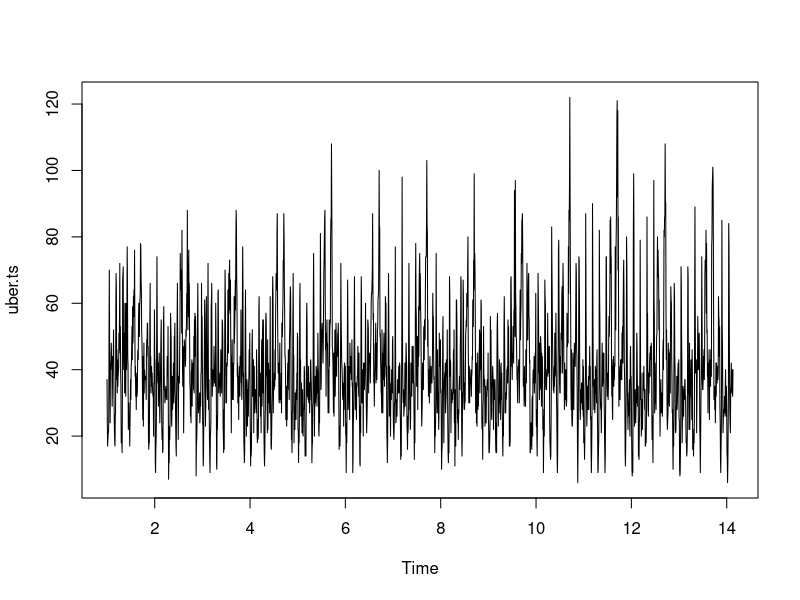
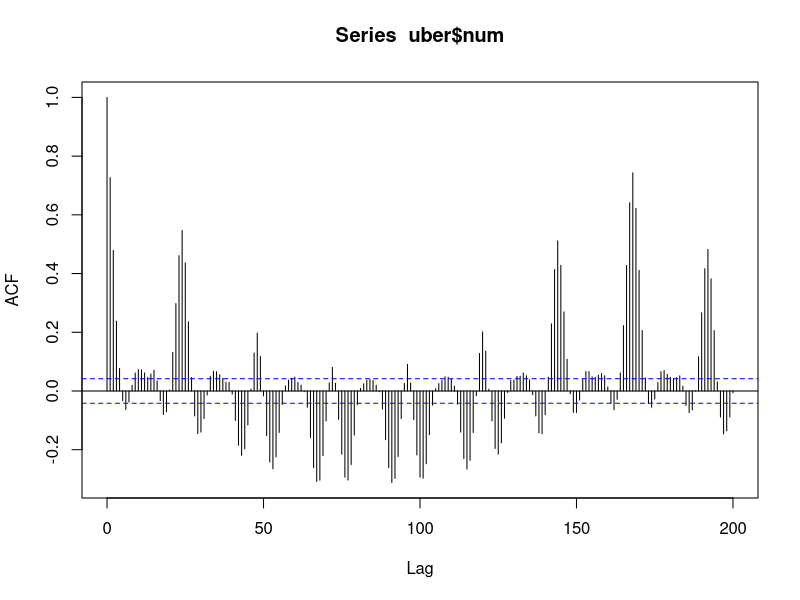
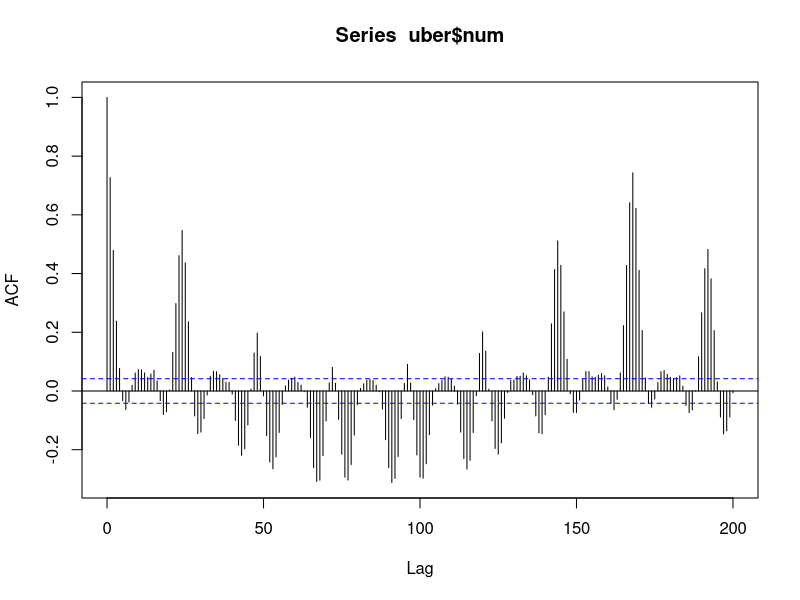
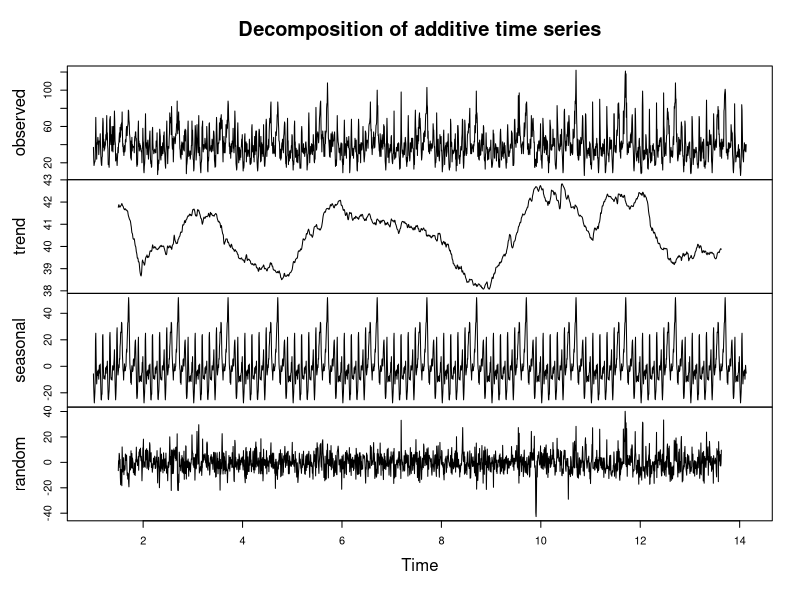
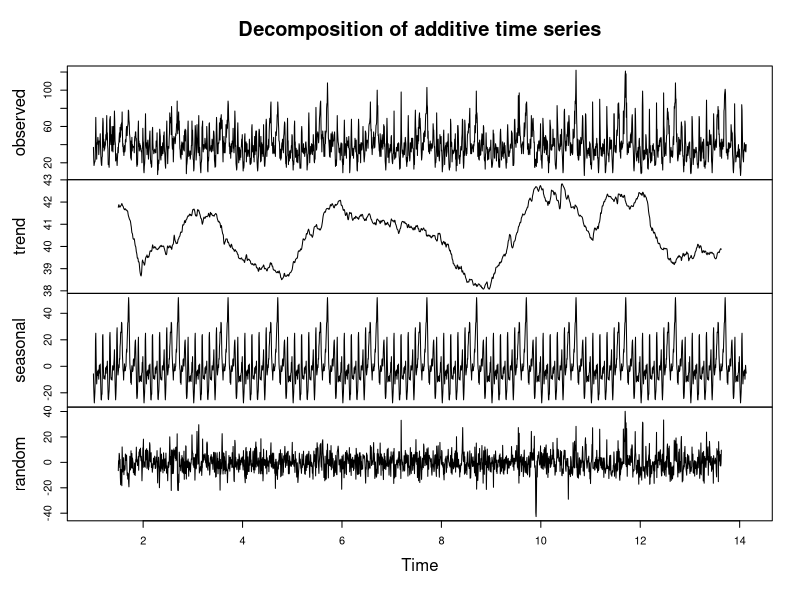
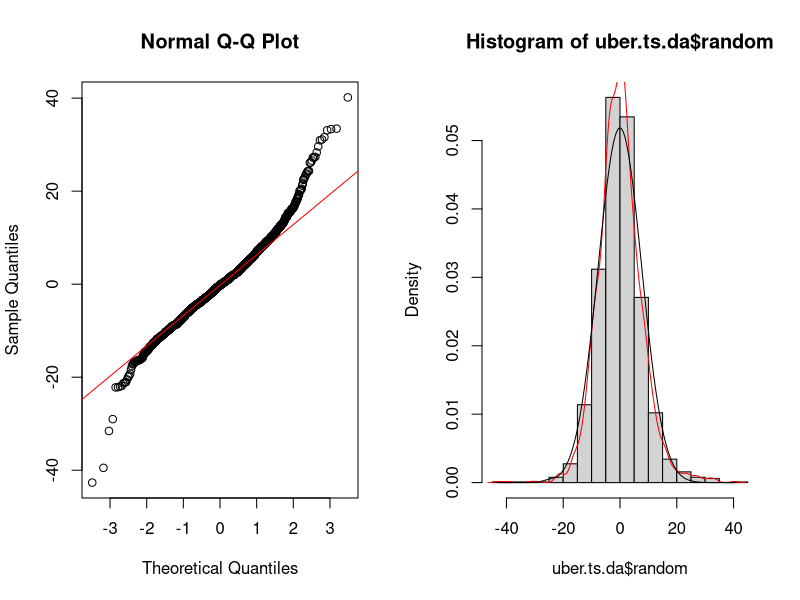
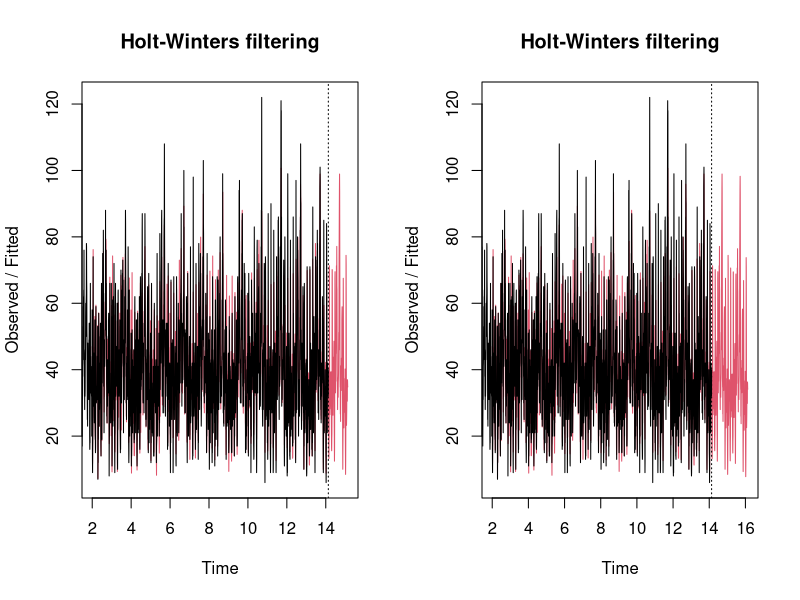
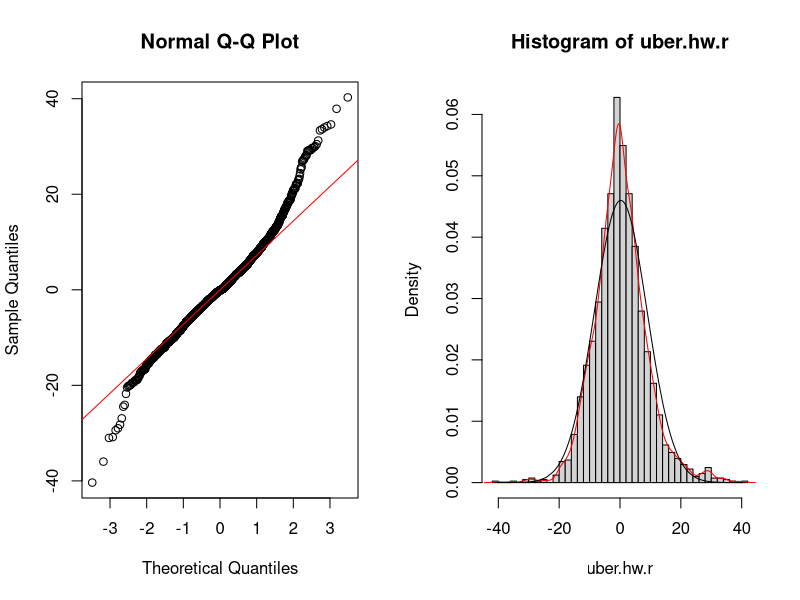

These charts were generated, in order, by the following R code:
uber = read.csv("tabella.csv");
uber.ts = ts(uber$num, frequency = 168);
plot(uber.ts);
plot(acf(uber$num, lag=200));


# modello additivo
uber.ts = ts(uber$num, frequency = 168);
uber.ts.da = decompose(uber.ts, type="additive");
plot(uber.ts.da);


# modello additivo
uber.ts = ts(uber$num, frequency = 168);
uber.ts.da = decompose(uber.ts, type="additive");
plot(uber.ts.da);

# QQPLOT
layout(t(1:2))
qqnorm(uber.ts.da$random);
qqline(uber.ts.da$random, col="red");

uber.ts.resid = uber.ts.da$random[85:2123];
 hist(uber.ts.da$random, 20, freq=F)
lines(density(uber.ts.resid), col="red")
lines(sort(uber.ts.resid), dnorm(sort(uber.ts.resid), mean(uber.ts.resid), sd(uber.ts.resid)))



#PREDICT
uber.hw = HoltWinters(uber.ts)
plot(uber.hw, predict(uber.hw, 168))
plot(uber.hw, predict(uber.hw, 336))


uber.hw.r = residuals(uber.hw);
layout(t(1:2))
qqnorm(uber.hw.r);
qqline(uber.hw.r, col="red");

 hist(uber.hw.r, 35, freq=F)
lines(density(uber.hw.r), col="red")
lines(sort(uber.hw.r), dnorm(sort(uber.hw.r), mean(uber.hw.r), sd(uber.hw.r)))


#VARIANZA SPIEGATA
1 - var(uber.hw.r)/var(window(uber.ts, start= c(13,1), end=c(13,168)))

wind = window(uber.ts, end=c(12,168))
train = window(uber.ts, end=c(12,168))
test = window(uber.ts, start=c(13,1), end=c(13,168))
train.hw = HoltWinters(train)
test.pred = predict(train.hw, 168)
ts.plot(test, test.pred, col=c("black", "red"))
mean((test - test.pred)^2)/var(test)

